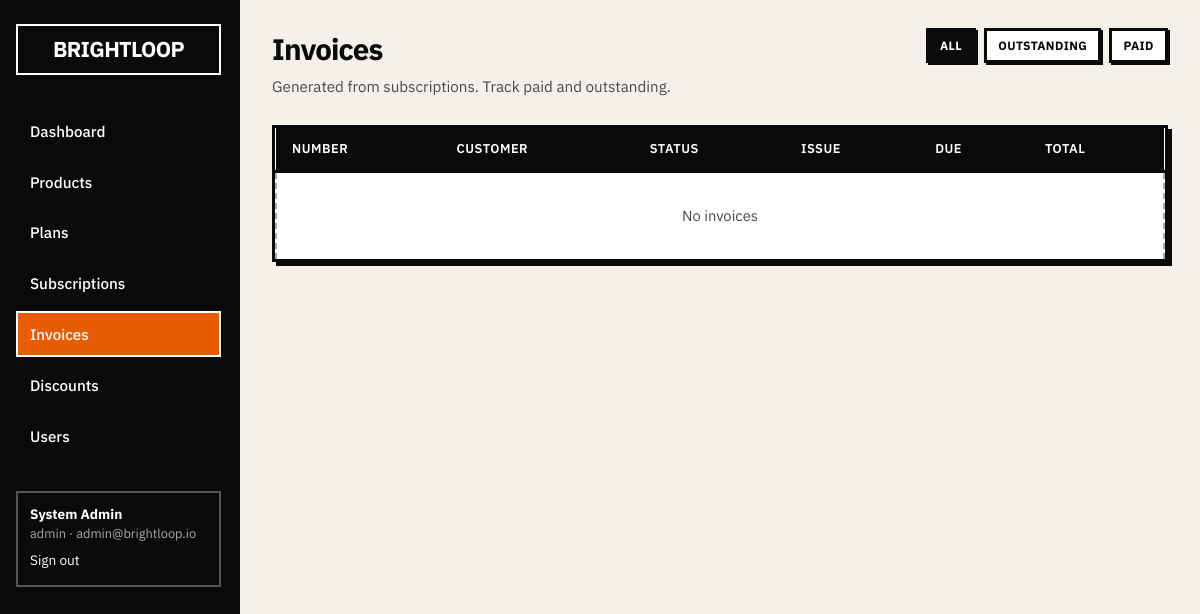
The page /invoices (signed in) on the database its author committed.
### app/models.py (models this page shows)
class User(Base):
    __tablename__ = "users"
    id = Column(Integer, primary_key=True, index=True)
    email = Column(String(255), unique=True, nullable=False, index=True)
    hashed_password = Column(String(255), nullable=False)
    full_name = Column(String(255), nullable=False)
    role = Column(SAEnum(UserRole), default=UserRole.CUSTOMER, nullable=False)
    is_active = Column(Boolean, default=True)
    created_at = Column(DateTime, default=datetime.utcnow)
    subscriptions = relationship("Subscription", back_populates="customer")
    payments = relationship("Payment", back_populates="recorded_by")

### app/main.py (the view)
@app.get("/invoices", response_class=HTMLResponse)
async def invoices_page(
    request: Request,
    user: User = Depends(require_user),
    db: Session = Depends(get_db),
    status_filter: Optional[str] = None,
):
    q = db.query(Invoice)
    if user.role == UserRole.CUSTOMER:
        q = q.filter(Invoice.customer_id == user.id)
    if status_filter:
        try:
            q = q.filter(Invoice.status == InvoiceStatus(status_filter))
        except ValueError:
            pass
    invoices = q.order_by(Invoice.created_at.desc()).all()
    return templates.TemplateResponse(
        request,
        "invoices.html",
        {"user": user, "invoices": invoices, "status_filter": status_filter},
    )

### app/templates/invoices.html (shortened to what this page needs)
{% extends "base.html" %}
{% block content %}
<div class="page-header">
  <div>
    <h1>Invoices</h1>
    <p>Generated from subscriptions. Track paid and outstanding.</p>
  </div>
  <div class="btn-group">
    <a href="/invoices" class="btn btn-sm {% if not status_filter %}btn-dark{% endif %}">All</a>
    <a href="/invoices?status_filter=confirmed" class="btn btn-sm">Outstanding</a>
    <a href="/invoices?status_filter=paid" class="btn btn-sm">Paid</a>
  </div>
</div>
<div class="table-wrap">
  <table>
    <thead>
      <tr>
        <th>Number</th>
        <th>Customer</th>
        <th>Status</th>
        <th>Issue</th>
        <th>Due</th>
        <th>Total</th>
      </tr>
    </thead>
    <tbody>
      {% for inv in invoices %}
      <tr>
        <td><a href="/invoices/{{ inv.id }}" class="mono">{{ inv.number }}</a></td>
        <td>{{ inv.customer.full_name }}</td>
        <td><span class="badge badge-{{ inv.status.value }}">{{ inv.status.value }}</span></td>
        <td>{{ inv.issue_date }}</td>
        <td>{{ inv.due_date or "—" }}</td>
        <td class="mono">{{ "%.2f"|format(inv.total) }}</td>
      </tr>
      {% else %}
      <tr><td colspan="6" class="empty">No invoices</td></tr>
      {% endfor %}
    </tbody>
  </table>
</div>
{% endblock %}

### app/templates/base.html (shortened to what this page needs)
<!DOCTYPE html>
<html lang="en">
<head>
  <link rel="stylesheet" href="/static/css/style.css">
</head>
<body>
  {% if user %}
  <div class="shell">
    <aside class="sidebar">
      <div class="brand">BRIGHTLOOP</div>
      <nav>
        <a href="/dashboard" class="{% if request.url.path == '/dashboard' %}active{% endif %}">Dashboard</a>
        {% if user.role.value in ['admin', 'staff'] %}
        <a href="/products" class="{% if '/products' in request.url.path %}active{% endif %}">Products</a>
        <a href="/plans" class="{% if '/plans' in request.url.path %}active{% endif %}">Plans</a>
        {% endif %}
        <a href="/subscriptions" class="{% if '/subscriptions' in request.url.path %}active{% endif %}">Subscriptions</a>
        <a href="/invoices" class="{% if '/invoices' in request.url.path %}active{% endif %}">Invoices</a>
        {% if user.role.value == 'admin' %}
        <a href="/discounts" class="{% if '/discounts' in request.url.path %}active{% endif %}">Discounts</a>
        <a href="/users" class="{% if '/users' in request.url.path %}active{% endif %}">Users</a>
        {% endif %}
      </nav>
      <div class="user-box">
        <div><strong>{{ user.full_name }}</strong></div>
        <div class="muted" style="color:#aaa;font-size:0.8rem;">{{ user.role.value }} · {{ user.email }}</div>
        <a href="/logout" style="color:#fff;margin-top:0.5rem;display:inline-block;font-size:0.85rem;">Sign out</a>
      </div>
    </aside>
    <main class="main">
      {% block content %}{% endblock %}
    </main>
  </div>
  {% else %}
    {% block auth %}{% endblock %}
  {% endif %}
</body>
</html>

### app/static/css/style.css (style rules this page uses)
:root { --bg: #f4f1ea; --surface: #ffffff; --ink: #0a0a0a; --muted: #4a4a4a; --accent: #e85d04; --accent-dark: #c44a00; --border: 3px solid #0a0a0a; --border-thin: 2px solid #0a0a0a; --radius: 0; --font: "IBM Plex Sans", "Helvetica Neue", Helvetica, Arial, sans-serif; --mono: "IBM Plex Mono", "SF Mono", Menlo, monospace; --shadow: 4px 4px 0 #0a0a0a; }
* { box-sizing: border-box; margin: 0; padding: 0; }
html { font-size: 16px; }
body { font-family: var(--font); background: var(--bg); color: var(--ink); line-height: 1.45; min-height: 100vh; }
a { color: var(--ink); text-decoration: none; border-bottom: 2px solid transparent; }
.shell { display: grid; grid-template-columns: 240px 1fr; min-height: 100vh; }
.sidebar { background: var(--ink); color: #fff; padding: 1.5rem 1rem; border-right: var(--border); position: sticky; top: 0; height: 100vh; overflow-y: auto; }
.sidebar .brand { font-size: 1.35rem; font-weight: 700; letter-spacing: -0.03em; margin-bottom: 2rem; padding: 0.5rem; border: 2px solid #fff; text-align: center; }
.sidebar nav a { display: block; color: #fff; padding: 0.65rem 0.75rem; margin-bottom: 0.25rem; border: 2px solid transparent; font-weight: 500; font-size: 0.95rem; }
.sidebar nav a:hover, .sidebar nav a.active { border-color: #fff; background: var(--accent); color: #fff; }
.sidebar .user-box { margin-top: 2rem; padding: 0.75rem; border: 2px solid #555; font-size: 0.85rem; }
.main { padding: 1.75rem 2rem; max-width: 1200px; }
h1 { font-size: 1.85rem; font-weight: 700; letter-spacing: -0.03em; margin-bottom: 0.25rem; }
.page-header { display: flex; justify-content: space-between; align-items: flex-start; margin-bottom: 1.75rem; gap: 1rem; flex-wrap: wrap; }
.page-header p { color: var(--muted); font-size: 0.95rem; }
.table-wrap { overflow-x: auto; border: var(--border); background: var(--surface); box-shadow: var(--shadow); }
table { width: 100%; border-collapse: collapse; font-size: 0.925rem; }
th { text-align: left; padding: 0.75rem 1rem; background: var(--ink); color: #fff; font-weight: 600; font-size: 0.8rem; text-transform: uppercase; letter-spacing: 0.04em; border-bottom: var(--border); }
td { padding: 0.7rem 1rem; border-bottom: 1px solid #ddd; vertical-align: middle; }
tr:last-child td { border-bottom: none; }
.btn { display: inline-flex; align-items: center; gap: 0.4rem; padding: 0.55rem 1.1rem; font-family: var(--font); font-size: 0.9rem; font-weight: 700; border: var(--border); background: var(--surface); color: var(--ink); cursor: pointer; box-shadow: 3px 3px 0 var(--ink); transition: transform 0.08s, box-shadow 0.08s; text-transform: uppercase; letter-spacing: 0.03em; }
.btn-dark { background: var(--ink); color: #fff; }
.btn-sm { padding: 0.35rem 0.7rem; font-size: 0.75rem; box-shadow: 2px 2px 0 var(--ink); }
.btn-group { display: flex; flex-wrap: wrap; gap: 0.5rem; }
.muted { color: var(--muted); }
.empty { padding: 2rem; text-align: center; color: var(--muted); border: 2px dashed #aaa; }

### rows shown on the page
User: full_name "System Admin", role.value "admin", email "admin@brightloop.io"
